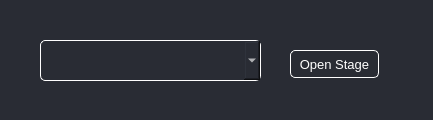
<?xml version="1.0" encoding="UTF-8"?>
<ui version="4.0">
 <class>Form</class>
 <widget class="QWidget" name="Form">
  <property name="geometry">
   <rect>
    <x>0</x>
    <y>0</y>
    <width>433</width>
    <height>120</height>
   </rect>
  </property>
  <property name="windowTitle">
   <string>Form</string>
  </property>
  <property name="styleSheet">
   <string notr="true">QWidget{
background-color:#292C34;
color:white;
}</string>
  </property>
  <widget class="QPushButton" name="openStageButton">
   <property name="geometry">
    <rect>
     <x>290</x>
     <y>50</y>
     <width>89</width>
     <height>28</height>
    </rect>
   </property>
   <property name="font">
    <font>
     <pointsize>10</pointsize>
    </font>
   </property>
   <property name="styleSheet">
    <string notr="true">QPushButton{
border: 1px solid white;
border-radius: 5px;
background-color: #292C34;
color: white;
}</string>
   </property>
   <property name="text">
    <string>Open Stage</string>
   </property>
  </widget>
  <widget class="QComboBox" name="dropDown">
   <property name="geometry">
    <rect>
     <x>40</x>
     <y>40</y>
     <width>221</width>
     <height>41</height>
    </rect>
   </property>
   <property name="font">
    <font>
     <pointsize>12</pointsize>
    </font>
   </property>
   <property name="styleSheet">
    <string notr="true">QComboBox{
border: 1px solid white;
border-radius: 5px;
background-color: #292C34;
color: white;
padding: 5px;
}</string>
   </property>
  </widget>
 </widget>
 <resources/>
 <connections/>
</ui>
